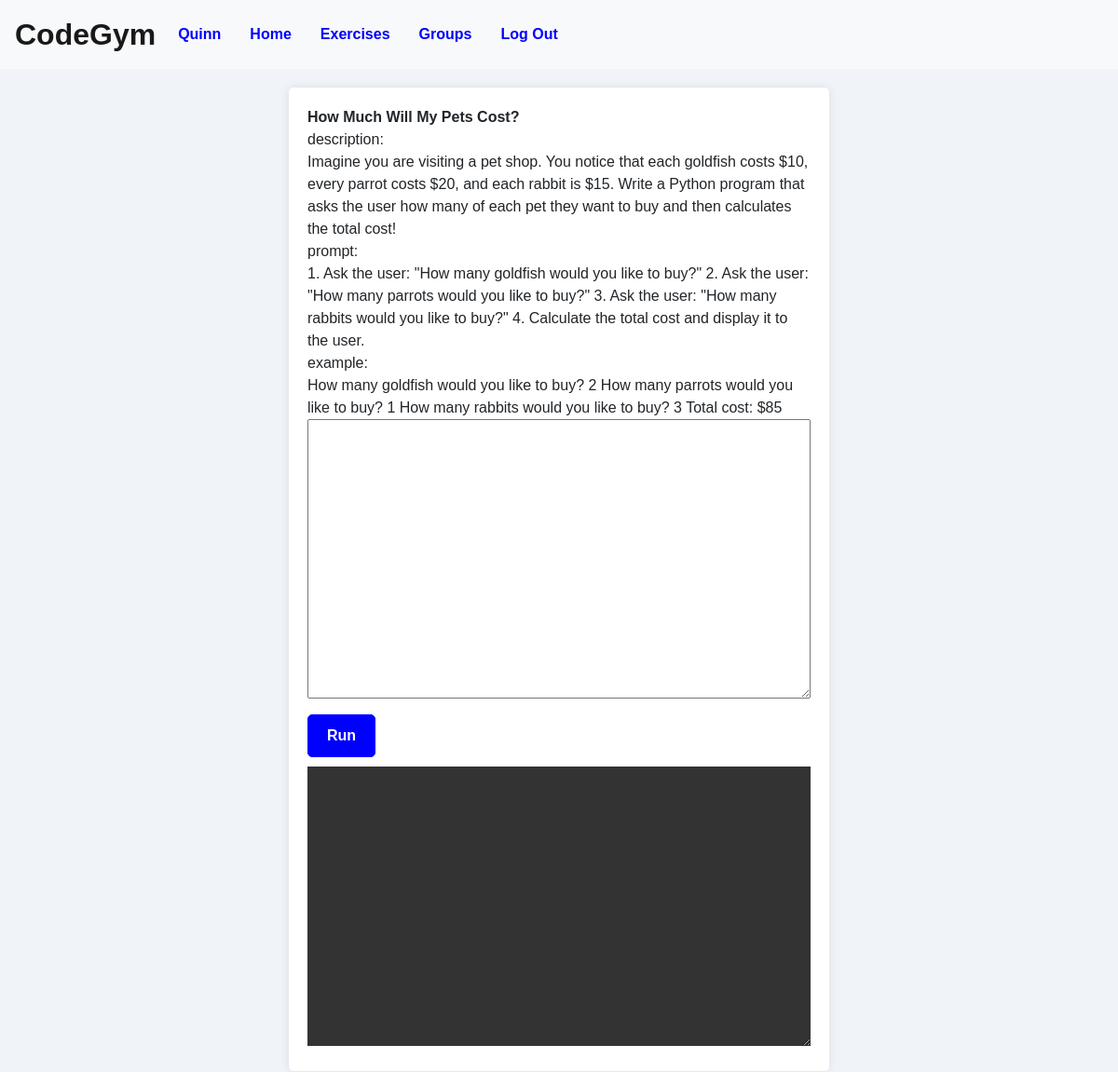
The app's page /exercises/1 (signed in) with its own data.
### CodeGym/models.py (models this page shows)
class User(AbstractUser):
    id = models.AutoField(primary_key=True)
    USER_TYPE_CHOICES = (
        ('HEADMASTER', 'HEADMASTER'),
        ('TUTOR', 'Tutor'),
        ('STUDENT', 'Student'),
    )
    user_type = models.CharField(max_length=10, choices=USER_TYPE_CHOICES, null=False)

class Exercises(models.Model):
    id = models.AutoField(primary_key=True)
    title = models.CharField(max_length=100)
    description = models.CharField(max_length=1000)
    prompt = models.CharField(max_length=1000)
    example = models.CharField(max_length=1000)

### CodeGym/views.py (the view)
# urls.py: path("exercises/<str:exercise_id>", views.exercise, name="exercise"),
def exercise(request, exercise_id):
    exercises = Exercises.objects.get(pk=exercise_id)
    title = exercises.title
    description = exercises.description
    prompt = exercises.prompt
    example = exercises.example
    context = {
        "title": title,
        "description": description,
        "prompt": prompt,
        "example": example
    }
    return render(request, 'CodeGym/exercise.html', context)

### CodeGym/templates/CodeGym/exercise.html (shortened to what this page needs)
{% extends "CodeGym/layout.html" %}
{% block body %}
<body>
    {% if user.is_authenticated %}
    <div class="description-container">
        <strong>{{ title }}</strong><br>
        description: <br>
        {{ description }}<br>
        prompt: <br>
        {{ prompt }}<br>
        example: <br>
        {{ example }}<br>
        <form id="coding", method="post">
            <textarea id="console_in"></textarea><br>
            <button id="runBtn", type="submit">Run</button><br>
            <textarea id="console_out"></textarea>
        </form>
    </div>
    {% endif %}
</body>
{% endblock %}

### CodeGym/templates/CodeGym/layout.html (shortened to what this page needs)
{% load static %}
<!DOCTYPE html>
<html lang="en">
    <head>
        <link rel="stylesheet" href="https://stackpath.bootstrapcdn.com/bootstrap/4.4.1/css/bootstrap.min.css">
        <link href="{% static 'CodeGym/styles.css' %}" rel="stylesheet">
    </head>
    <body>
        <nav class="navbar navbar-expand navbar-light bg-light">
            <a class="navbar-brand" href="#">CodeGym</a>
            <div>
              <ul class="navbar-nav mr-auto">
                {% if user.is_authenticated %}
                    <li class="nav-item">
                        <a class="nav-link" href="{% url 'user' %}"><strong>{{ user }}</strong></a>
                    </li>
                {% endif %}
                <li class="nav-item">
                  <a class="nav-link" href="{% url 'index' %}">Home</a>
                </li>
                {% if user.is_authenticated %}
                    <li class="nav-item">
                        <a class="nav-link" href="{% url 'exercises' %}"><strong>Exercises</strong></a>
                    </li>
                    <li class="nav-item">
                        <a class="nav-link" href="{% url 'groups' %}">Groups</a>
                    </li>
                    <li class="nav-item">
                        <a class="nav-link" href="{% url 'logout' %}">Log Out</a>
                    </li>
                {% endif %}
              </ul>
            </div>
          </nav>
        <div class="body">
            {% block body %}
            {% endblock %}
        </div>
    </body>
</html>

### CodeGym/static/CodeGym/styles.css (style rules this page uses)
body { font-family: 'Arial', sans-serif; background-color: #f0f4f8; }
.navbar { background-color: #3498db; }
.navbar-brand { font-size: 32px; color: blue; font-weight: bold; }
.navbar-nav .nav-item { margin-right: 15px; }
.nav-link { color: blue !important; font-weight: bold; }
.navbar-nav .nav-link { color: blue; }
.body { padding: 20px; }
.description-container { background-color: #ffffff; padding: 20px; border-radius: 5px; box-shadow: 0px 0px 10px rgba(0, 0, 0, 0.1); width: 50%; margin: 0 auto; }
#console_in { width: 100%; height: 300px; resize: vertical; }
#console_out { width: 100%; height: 300px; background-color: #333; color: #fff; border: none; resize: vertical; font-family: "Courier New", monospace; padding: 10px; }
#runBtn { padding: 10px 20px; margin: 10px 0; font-weight: bold; border: 1px solid blue; background-color: blue; color: white; cursor: pointer; border-radius: 5px; font-size: 16px; transition: background-color 0.3s ease; }

### records on screen
User: username "Quinn"
Exercises: title "How Much Will My Pets Cost?", description "Imagine you are visiting a pet shop. You notice that each goldfish costs $10, every parrot costs $20, and each rabbit is $15. Write a Python program that asks the user how many of each pet they want to buy and then calculates the total cost!", prompt "1. Ask the user: \"How many goldfish would you like to buy?\" 2. Ask the user: \"How many parrots would you like to buy?\" 3. Ask the user: \"How many rabbits would you like to buy?\" 4. Calculate the total cost and display it to the user.", example "How many goldfish would you like to buy? 2 How many parrots would you like to buy? 1 How many rabbits would you like to buy? 3 Total cost: $85"
